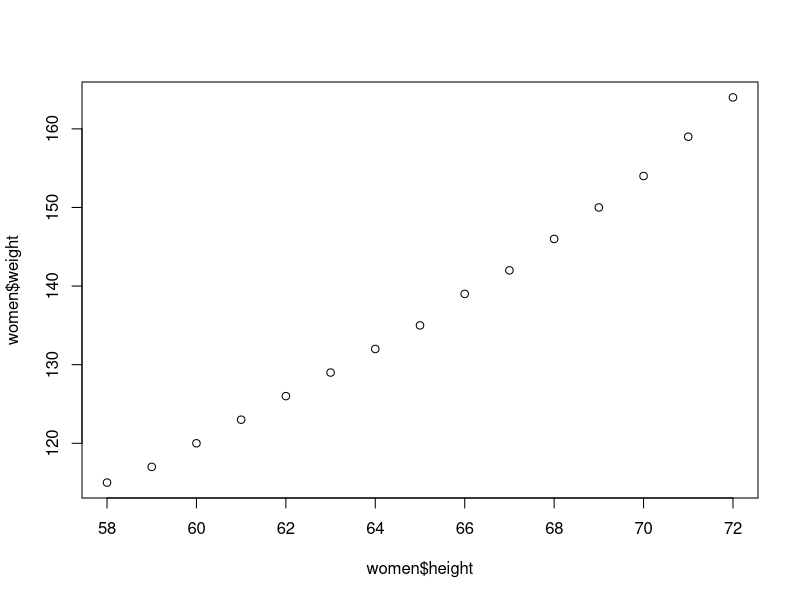
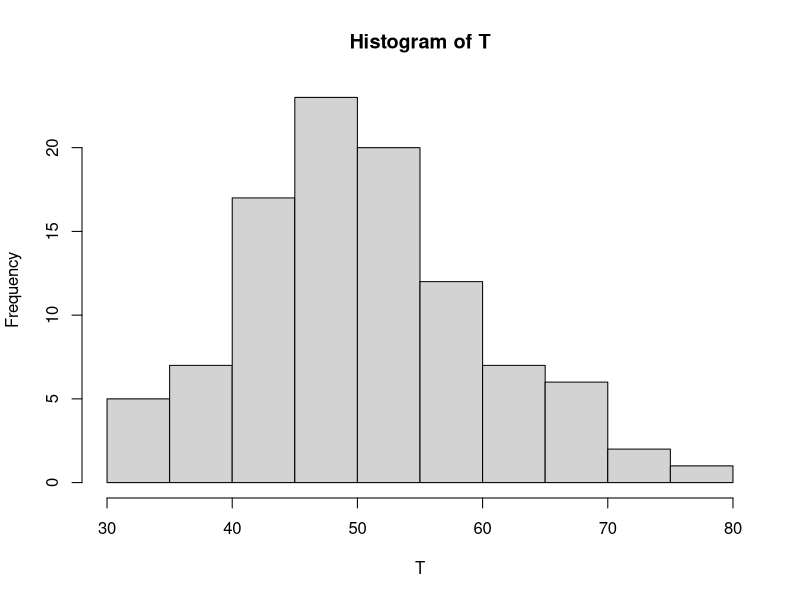
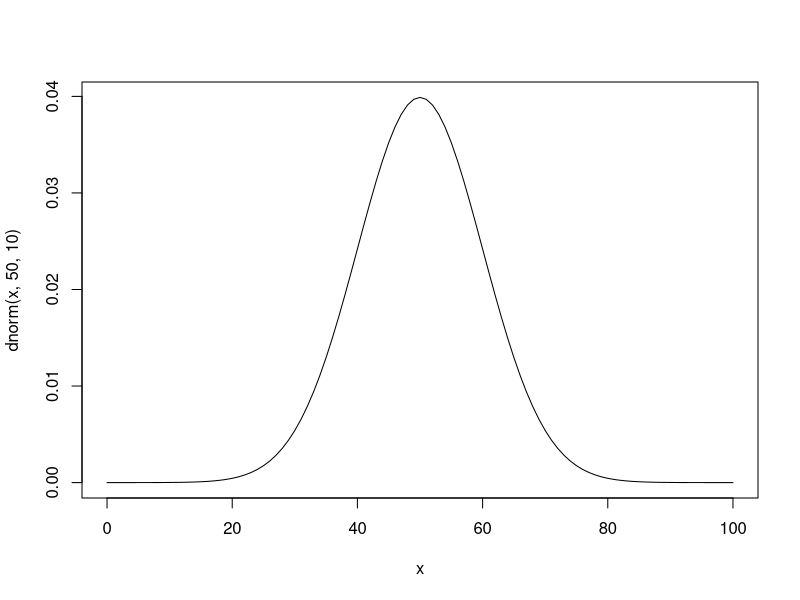

Generate these figures, in order, with R: (Note: this script raises an error after producing the figures.)
data("women")
plot(women$height, women$weight)
cor(women$height, women$weight)
lm(women$height~women$weight, data = women)
?abline
T <-rnorm(100, 50,10)
hist(T)
dnorm(100,50,10)
curve(dnorm(x,50,10), 0, 100)
pnorm(60, 50, 10)
max(T)
min(T)
T
T[1:10]
which.min(T)
mean(T)
summary(T)
Z <- sample(T,5)
Z
coin <- c("Head", "Tail")
sample(coin)
sample(coin, 5, replace = TRUE)
sample(coin, 5, replace = T)

S <- 1000
rec <- numeric(S)
S
for(i in 1:S){rec[i] <-mean((rnorm(100,50,10)))}
rec
hist(rec)
momon <- numeric(S)
typeof(momon)
numeric(8)
numeric(3)
summary(rec)
sample(1:6, 10, replace = TRUE)
diceSamp <- mean(sample(1:6, 10, replace = TRUE))
diceSamp

diceSamp <- mean(sample(1:6, 10000, replace = TRUE))
diceSamp
